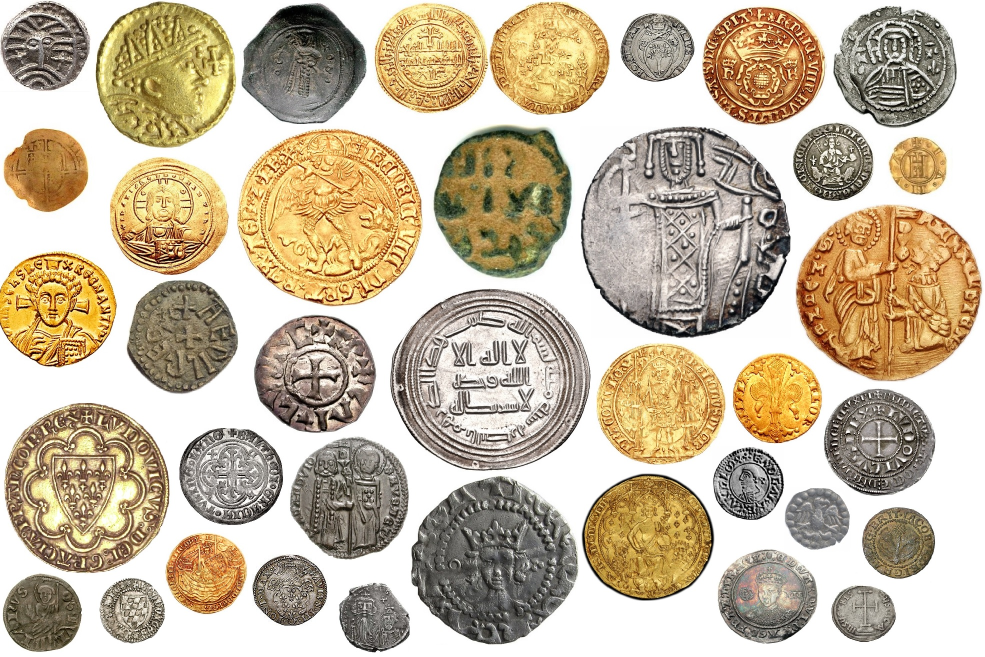
#> input picture Activity 5/activities/coin_counting/coin10.jpg, 1970 x 1314 px (shown at 1/2 size)
$ python coin_counting.py --image coin10.jpg
#> lines starting #> are read from the running program, lines starting #| are printed output that depends on the picture; after the words box and inside, x2 and y2 are one past the last pixel; in counts of white or black regions, pixels touching at a corner belong together
import cv2
import numpy as np
import argparse

# Parse command-line argument
ap = argparse.ArgumentParser()
ap.add_argument("-i", "--image", required=True, help="Path to input image")
args = vars(ap.parse_args())

# Load image from argument
image = cv2.imread(args["image"])
#> image is the input picture: shape (1314, 1970, 3); mean B, G, R 159, 182.7, 196.9
if image is None:
    print("❌ Error: Could not load image. Check the file path.")
    exit()

# Resize to 400x400 canvas
image = cv2.resize(image, (400, 400))
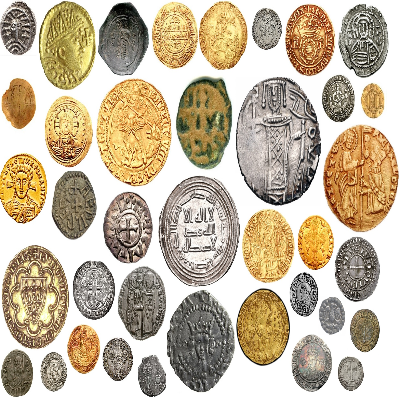
#> image: shape (400, 400, 3); mean B, G, R 158.8, 182.5, 196.7

# Preprocessing
gray = cv2.cvtColor(image, cv2.COLOR_BGR2GRAY)
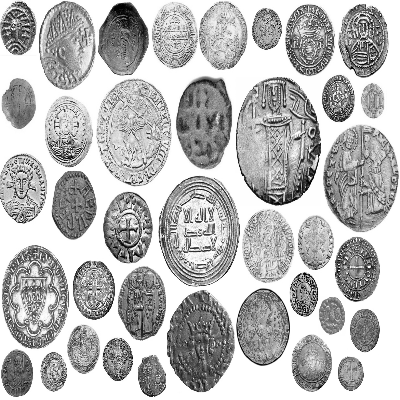
#> gray: shape (400, 400); min 0, max 255, mean 184.1
blurred = cv2.GaussianBlur(gray, (15, 15), 0)
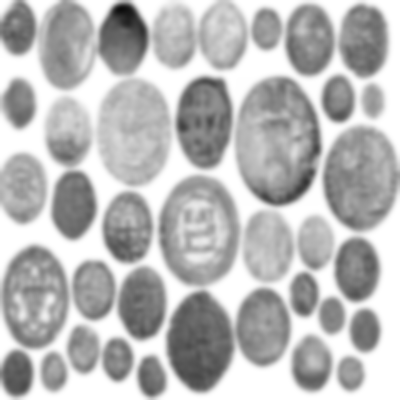
#> blurred: shape (400, 400); min 12, max 255, mean 184
edged = cv2.Canny(blurred, 30, 150)
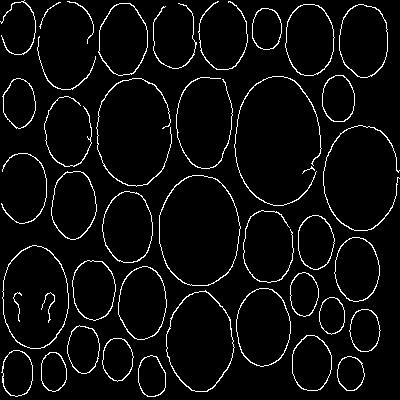
#> edged: shape (400, 400); 4.8% white in thin lines or dots

# Find contours
(cnts, _) = cv2.findContours(edged.copy(), cv2.RETR_EXTERNAL, cv2.CHAIN_APPROX_SIMPLE)
#> cnts = 40 contours, 3 with area under 20; largest, box (x1, y1, x2, y2) and area: (159, 175, 241, 286) 7098, (2, 245, 69, 349) 5360, (166, 290, 235, 392) 5086, (236, 288, 291, 367) 3315, (339, 4, 388, 78) 2832

print("I count {} coins in this image".format(len(cnts)))
#| I count 40 coins in this image

# Draw contours
coins = image.copy()
cv2.drawContours(coins, cnts, -1, (0, 255, 0), 1)
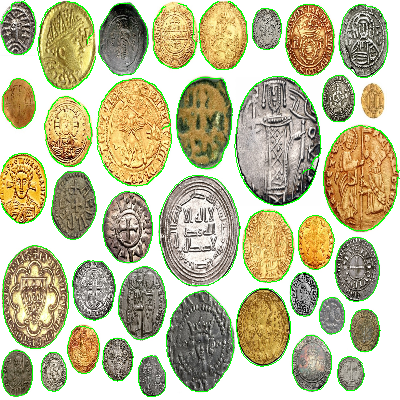
#> coins: shape (400, 400, 3); 4.13% of pixels changed, all inside (x1, y1, x2, y2) = (0, 0, 400, 397)

# Display result
cv2.imshow('Coins', coins)
cv2.waitKey(0)

$ run again, on Activity 5/activities/coin_counting/coin8.jpg
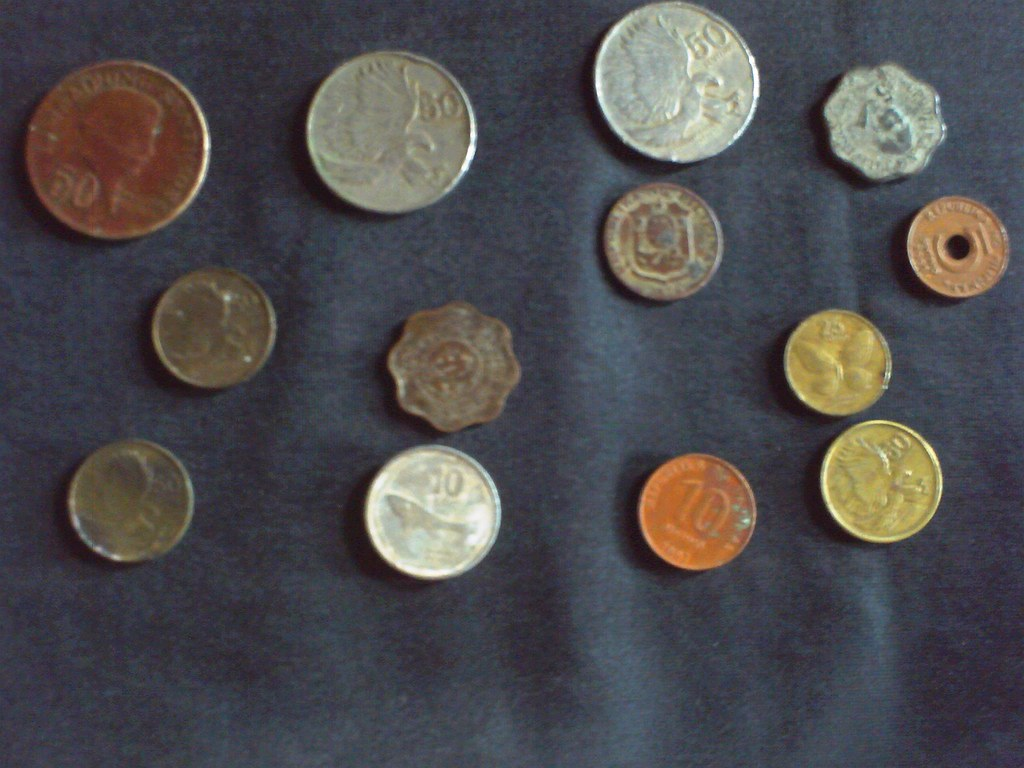
#> input picture Activity 5/activities/coin_counting/coin8.jpg, 1024 x 768 px
#> image is the input picture: shape (768, 1024, 3); mean B, G, R 78.3, 76, 78
#> image: shape (400, 400, 3)
#> `edged = cv2.Canny(blurred, 30, 150)`:
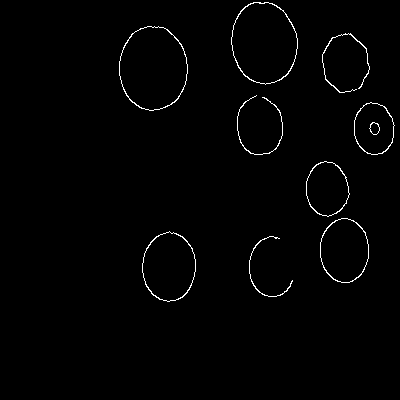
#> edged: shape (400, 400); 1.1% white in thin lines or dots, all inside (x1, y1, x2, y2) = (119, 2, 395, 302)
#> cnts = 9 contours; largest, box (x1, y1, x2, y2) and area: (119, 26, 188, 111) 4496, (231, 2, 298, 85) 4224, (142, 231, 196, 302) 2860, (320, 218, 369, 283) 2442, (306, 161, 350, 217) 1792
#| I count 9 coins in this image
#> `cv2.drawContours(coins, cnts, -1, (0, 255, 0), 1)`:
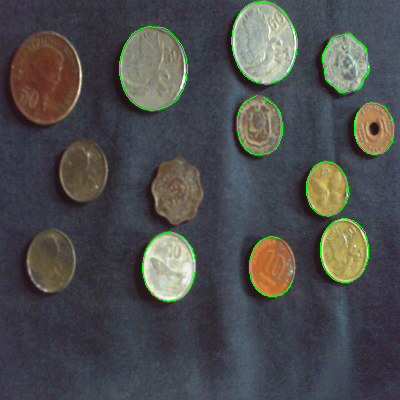
#> coins: shape (400, 400, 3); mean B, G, R 77.3, 77.3, 76.8

$ run again, on Activity 5/activities/coin_counting/coin9.jpg
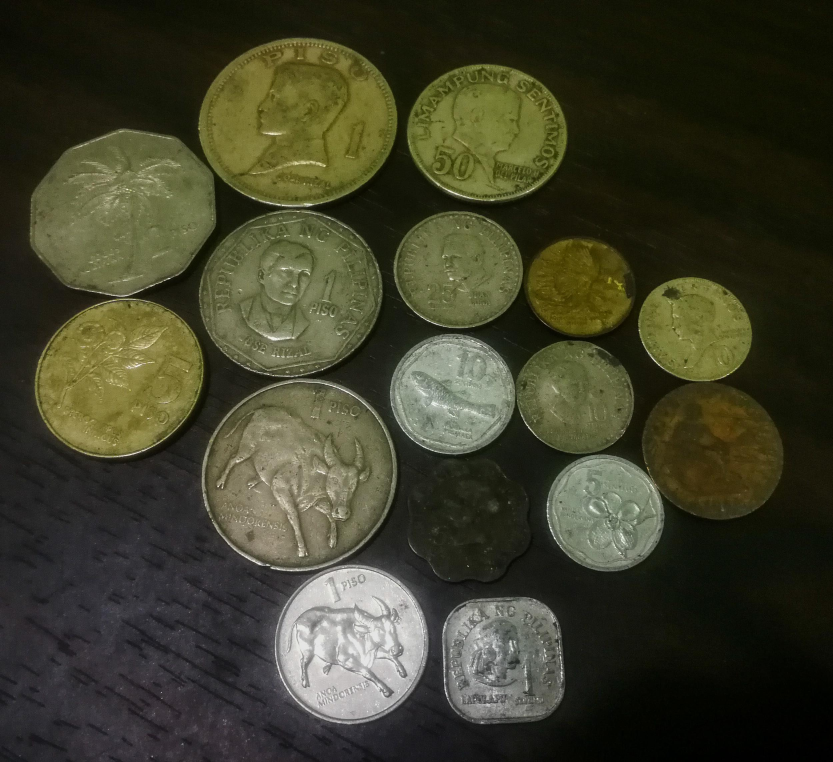
#> input picture Activity 5/activities/coin_counting/coin9.jpg, 2498 x 2285 px (shown at 1/3 size)
#> image is the input picture: shape (2285, 2498, 3); mean B, G, R 42.5, 62.9, 62.7
#> image: shape (400, 400, 3)
#> `edged = cv2.Canny(blurred, 30, 150)`:
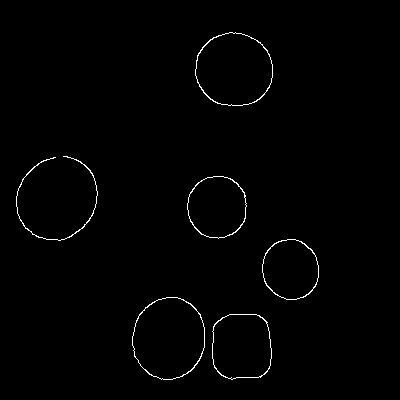
#> edged: shape (400, 400); 0.92% white in thin lines or dots, all inside (x1, y1, x2, y2) = (16, 32, 319, 380)
#> cnts = 6 contours; box (x1, y1, x2, y2) and area: (132, 297, 205, 380) 4680, (195, 32, 273, 106) 4470, (212, 314, 272, 380) 3352, (187, 176, 247, 239) 2891, (262, 239, 319, 300) 2671, (16, 156, 98, 241) 56
#| I count 6 coins in this image
#> `cv2.drawContours(coins, cnts, -1, (0, 255, 0), 1)`:
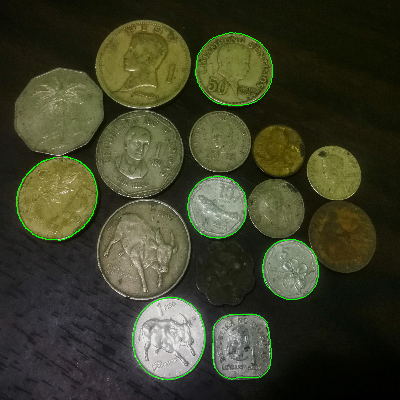
#> coins: shape (400, 400, 3); mean B, G, R 41.8, 64, 61.8
